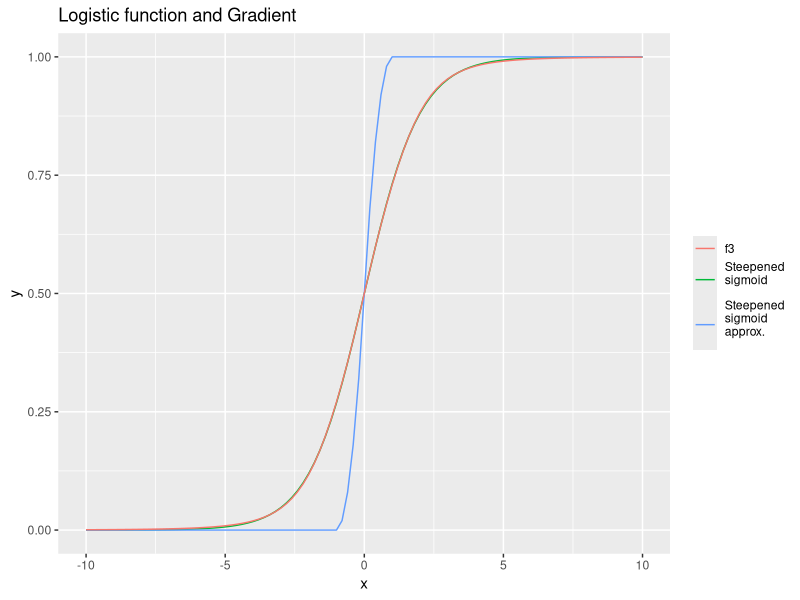

Reproduce this figure in R.

# See:
# http://stackoverflow.com/questions/10732027/fast-sigmoid-algorithm


# Define logistic fn and it's first derivative.
f1 = function(x) { 1 / (exp(-x)+1) }
f2 = function(x) {

   ((x >= -1) * (x < 0) * (x+1) * (x+1) * 0.5) +
   ((x >=0) * (x < 1) * (1-((x-1) * (x-1) * 0.5))) +
   ((x >= 1) * 1)
}

f3 = function(x) {
   abs = abs(x);
   abs2 = abs*abs;
   e = 1.0 + abs + abs2*0.555 + abs2*abs2*0.143

   z = ((x > 0) * (1 / e)) + (x <= 0) *  e

   1.0 / (1.0 + z)
}

# import ggplot.
library("ggplot2")

# generate plot
ggplot(data.frame(x = c(-10, 10)), aes(x)) + 
   stat_function(fun = f1, aes(colour="Steepened\nsigmoid\n")) + 
   stat_function(fun = f2, aes(colour="Steepened\nsigmoid\napprox.\n")) + 
   stat_function(fun = f3, aes(colour="f3")) + 
   ggtitle("Logistic function and Gradient") + 
   xlab("x") + 
   ylab("y") + 
   theme(legend.title=element_blank())

